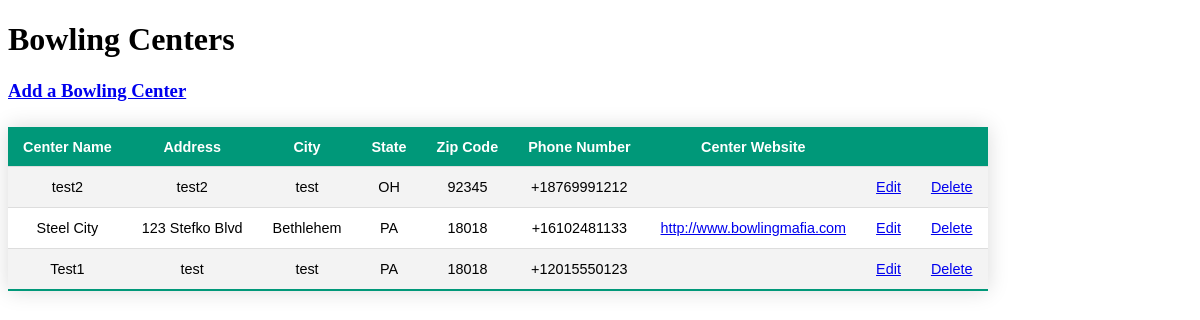
The page /bowling-centers on the database as committed earlier.
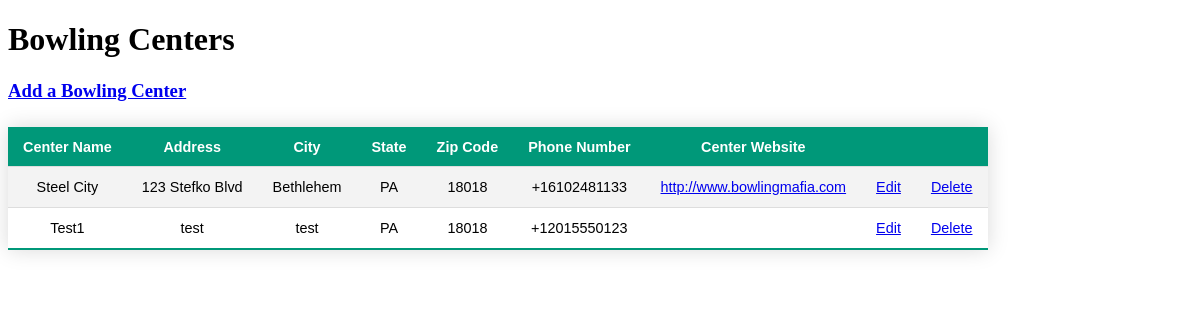
The same page on the database as committed later.
### tournaments/models.py (models this page shows, shortened)
class BowlingCenter(models.Model):
    center_name = models.CharField(max_length=64)
    address = models.CharField(max_length=128)
    city = models.CharField(max_length=64)
    state = USStateField()
    zip_code = USZipCodeField(max_length=5)
    phone_number = PhoneNumberField()
    website = models.URLField(max_length=256, blank=True)
    class Meta:
        verbose_name = 'Bowling Center'
        ordering = ['state', 'center_name']

### tournaments/views.py (the view)
# urls.py: path('bowling-centers', views.BowlingCenterList.as_view(), name='list_centers'),
class BowlingCenterList(ListView):
    model = BowlingCenter
    context_object_name = 'bowling_centers'
    template_name = 'tournaments/bowling_centers/center_list.html'

### tournaments/templates/tournaments/bowling_centers/center_list.html (shortened to what this page needs)
<!DOCTYPE html>
<html lang="en">
    <head>
    </head>
    <body>
        <h1>Bowling Centers</h1>
        <h3><a href="{% url 'create_center' %}">Add a Bowling Center</a></h3>
        <table id="bowling-centers">
            <thead>
                <tr>
                    <th>Center Name</th>
                    <th>Address</th>
                    <th>City</th>
                    <th>State</th>
                    <th>Zip Code</th>
                    <th>Phone Number</th>
                    <th>Center Website</th>
                    <th></th>
                    <th></th>
                </tr>
            </thead>
            <tbody>
                    {% for center in bowling_centers %}
                <tr>
                    <td>{{ center.center_name }}</td>
                    <td>{{ center.address }}</td>
                    <td>{{ center.city }}</td>
                    <td>{{ center.state }}</td>
                    <td>{{ center.zip_code }}</td>
                    <td>{{ center.phone_number }}</td>
                    <td><a href="{{ center.website }}" target="_blank">{{ center.website }}</a></td>
                    <td><a href="{% url 'update_center' center.id %}">Edit</a></td>
                    <td><a href="{% url 'delete_center' center.id %}">Delete</a></td>
                </tr>
                    {% endfor %}
            </tbody>
        </table>
    </body>
</html>

Rows that differ between the two databases and show on the page:
removed BowlingCenter: center_name "test2", address "test2", city "test", state "OH", zip_code "92345", phone_number "+18769991212"
